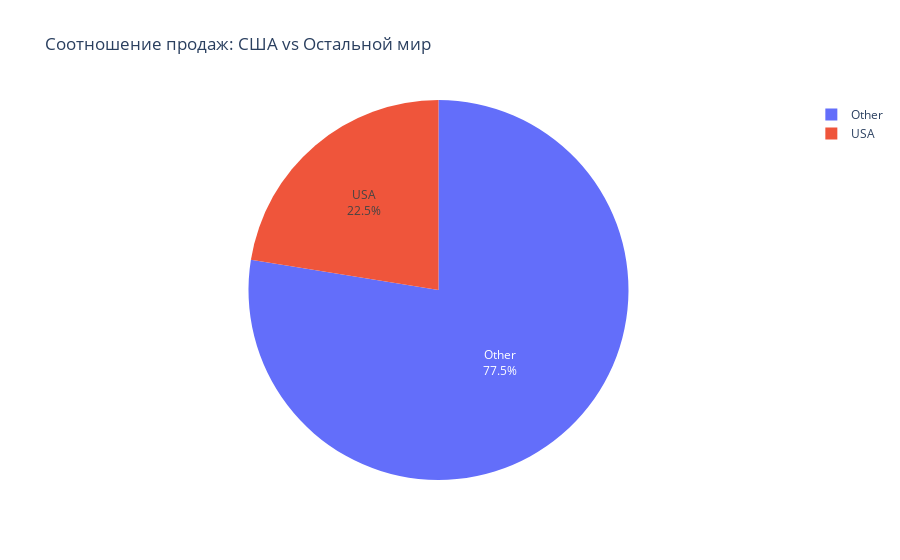

Write notebook code for a chart like this one.
### Code cell
fig5 = px.pie(
    invoice3,
    values = 'total_sales',
    names = 'region',
    title='Соотношение продаж: США vs Остальной мир'
)
fig5.update_traces(textinfo='percent+label')
fig5.show()

### Figure 1 — Plotly figure (JSON) as saved in the notebook; plotly's stock layout.template omitted (floating-point values rounded to 4 significant figures)
{"data": [{"domain": {"x": [0, 1], "y": [0, 1]}, "hovertemplate": "region=%{label}<br>total_sales=%{value}<extra></extra>", "labels": ["USA", "Other"], "legendgroup": "", "name": "", "showlegend": true, "textinfo": "percent+label", "type": "pie", "values": [523.1, 1806.0]}], "layout": {"legend": {"tracegroupgap": 0}, "title": {"text": "Соотношение продаж: США vs Остальной мир"}}}
